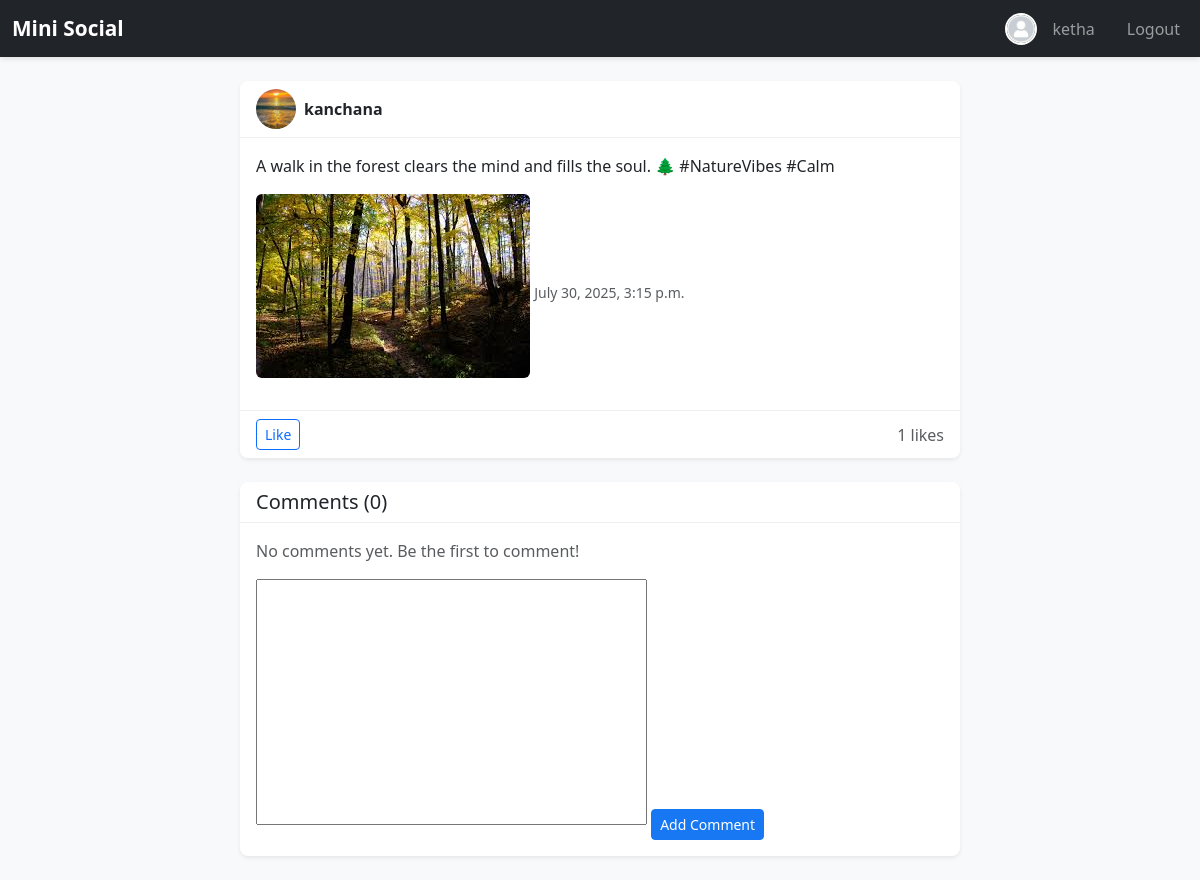
The app's page /post/9/ (signed in) with its own data.
### accounts/models.py (models this page shows, shortened)
class Profile(models.Model):
    user = models.OneToOneField(User, on_delete=models.CASCADE)
    bio = models.TextField(blank=True, null=True)
    profile_picture = models.ImageField(
        upload_to='profiles/',
        default='images/default_profile.jpg',  # ✅ Path in STATIC/MEDIA
        blank=True,
        null=True
    )

### posts/models.py (models this page shows, shortened)
class Post(models.Model):
    user = models.ForeignKey(User, on_delete=models.CASCADE)
    content = models.TextField()
    image = models.ImageField(upload_to='posts/', null=True, blank=True)
    created_at = models.DateTimeField(auto_now_add=True)

### posts/views.py (the view)
# urls.py: path('post/<int:post_id>/', views.post_detail, name='post_detail'),
@login_required
def post_detail(request, post_id):
    post = get_object_or_404(Post, id=post_id)
    comments = post.comments.all().order_by('-created_at')
    liked_post_ids = Like.objects.filter(user=request.user).values_list('post_id', flat=True)
    if request.method == 'POST':
        form = CommentForm(request.POST)
        if form.is_valid():
            comment = form.save(commit=False)
            comment.user = request.user
            comment.post = post
            comment.save()
            messages.success(request, "Your comment has been added!")
            return redirect('post_detail', post_id=post.id)
    else:
        form = CommentForm()
    return render(request, 'posts/post_detail.html', {
        'post': post,
        'form': form,
        'comments': comments,
        'liked_post_ids': liked_post_ids
    })

### posts/forms.py
class CommentForm(forms.ModelForm):
    class Meta:
        model = Comment
        fields = ['text']
        widgets = {
            'content': forms.Textarea(attrs={'rows': 2, 'placeholder': 'Write a comment...'})
        }

### templates/posts/post_detail.html (shortened to what this page needs)
{% extends 'base.html' %}
{% load static %}
{% block content %}
<div class="container mt-4">
    <div class="row justify-content-center">
        <div class="col-md-8">
            <div class="card shadow-sm mb-4 rounded-3">
                <div class="card-header bg-white d-flex justify-content-between align-items-center">
                    <div class="d-flex align-items-center">
                        {% if post.user.profile.profile_picture %}
                            <img src="{{ post.user.profile.profile_picture.url }}"
                                 class="rounded-circle me-2" width="40" height="40" style="object-fit: cover;">
                        {% else %}
                            <img src="{% static 'images/default_profile.jpg' %}"
                                 class="rounded-circle me-2" width="40" height="40" style="object-fit: cover;">
                        {% endif %}
                        <strong>{{ post.user.username }}</strong>
                    </div>
                </div>
                <div class="card-body">
                    <p>{{ post.content }}</p>
                    {% if post.image %}
                        <img src="{{ post.image.url }}" class="img-fluid rounded mb-3" style="max-height: 500px; object-fit: cover;">
                    {% endif %}
                    <small class="text-muted">{{ post.created_at }}</small>
                </div>
                <div class="card-footer bg-white d-flex justify-content-between align-items-center">
                    <form action="{% url 'toggle_like' post.id %}" method="post" class="d-inline">
                        {% if post.id in liked_post_ids %}
                            <button type="submit" class="btn btn-sm btn-danger">Unlike</button>
                        {% else %}
                            <button type="submit" class="btn btn-sm btn-outline-primary">Like</button>
                        {% endif %}
                    </form>
                    <span class="text-muted">{{ post.likes.count }} likes</span>
                </div>
            </div>
            <div class="card shadow-sm rounded-3 mb-4">
                <div class="card-header bg-white">
                    <h5 class="mb-0">Comments ({{ comments.count }})</h5>
                </div>
                <div class="card-body">
                    {% for comment in comments %}
                        <div class="d-flex justify-content-between border-bottom pb-2 mb-2">
                            <div>
                                <strong>{{ comment.user.username }}</strong>
                                <p class="mb-1">{{ comment.text }}</p>
                                <small class="text-muted">{{ comment.created_at }}</small>
                            </div>
                            {% if user == comment.user or user == post.user %}
                                <form action="{% url 'delete_comment' comment.id %}" method="post" class="d-inline"
                                      onsubmit="return confirm('Delete this comment?');">
                                    {% csrf_token %}
                                    <button type="submit" class="btn btn-sm btn-outline-danger">Delete</button>
                                </form>
                            {% endif %}
                        </div>
                    {% empty %}
                        <p class="text-muted">No comments yet. Be the first to comment!</p>
                    {% endfor %}
                    <form method="post" class="mt-3">
                        {{ form.text }}
                        <button type="submit" class="btn btn-primary btn-sm mt-2">Add Comment</button>
                    </form>
                </div>
            </div>
        </div>
    </div>
</div>
{% endblock %}

### templates/base.html (shortened to what this page needs)
{% load static %}
<!DOCTYPE html>
<html lang="en">
<head>
    <link href="https://cdn.jsdelivr.net/npm/bootstrap@5.3.0/dist/css/bootstrap.min.css" rel="stylesheet">
    <link rel="stylesheet" href="{% static 'css/styles.css' %}">
</head>
<body>
<nav class="navbar navbar-expand-lg navbar-dark bg-dark">
    <div class="container-fluid">
        <a class="navbar-brand" href="{% url 'home' %}">Mini Social</a>
        <div class="collapse navbar-collapse" id="navbarNav">
            <ul class="navbar-nav ms-auto">
                {% if user.is_authenticated %}
                    <li class="nav-item d-flex align-items-center me-3">
                        {% if user.profile.profile_picture %}
                            <img src="{{ user.profile.profile_picture.url }}"
                                 class="rounded-circle me-2" width="32" height="32" style="object-fit: cover;">
                        {% else %}
                            <img src="{% static 'images/default_profile.jpg' %}"
                                 class="rounded-circle me-2" width="32" height="32" style="object-fit: cover;">
                        {% endif %}
                        <a class="nav-link" href="{% url 'profile' user.username %}">{{ user.username }}</a>
                    </li>
                    <li class="nav-item">
                        <form method="post" action="{% url 'logout' %}" class="d-inline">
                            <button type="submit" class="btn btn-link nav-link" style="text-decoration:none;">
                                Logout
                            </button>
                        </form>
                    </li>
                {% endif %}
            </ul>
        </div>
    </div>
</nav>
<div class="container mt-4">
    {% block content %}{% endblock %}
</div>
</body>
</html>

### static/css/styles.css (style rules this page uses)
body { background-color: #f8f9fa; font-family: 'Segoe UI', Tahoma, Geneva, Verdana, sans-serif; }
a { text-decoration: none; }
.navbar { box-shadow: 0 2px 5px rgba(0, 0, 0, 0.1); }
.navbar-brand { font-weight: bold; font-size: 1.3rem; }
.navbar .rounded-circle { border: 2px solid #fff; }
.card { border-radius: 12px; overflow: hidden; border: none; box-shadow: 0 2px 6px rgba(0,0,0,0.05); }
.card-header { background-color: #fff; border-bottom: 1px solid #eee; }
.card-body p { font-size: 1rem; line-height: 1.5; }
.card img { border-radius: 10px; max-width: 100%; }
.btn-outline-primary:hover, .btn-primary { background-color: #1877f2; border-color: #1877f2; color: #fff; }
.card-footer { background-color: #fff; border-top: 1px solid #eee; }

### templates/posts/post_detail.html (style rules this page uses)
textarea { resize: none; }

### records on screen
Post: user.profile.profile_picture (picture), user.username "kanchana", content "A walk in the forest clears the mind and fills the soul. 🌲 #NatureVibes #Calm", image (picture), created_at "July 30, 2025, 3:15 p.m.", likes.count "1"

### other values on screen
{{ user.username }} "ketha"
{{ comments.count }} "0"
